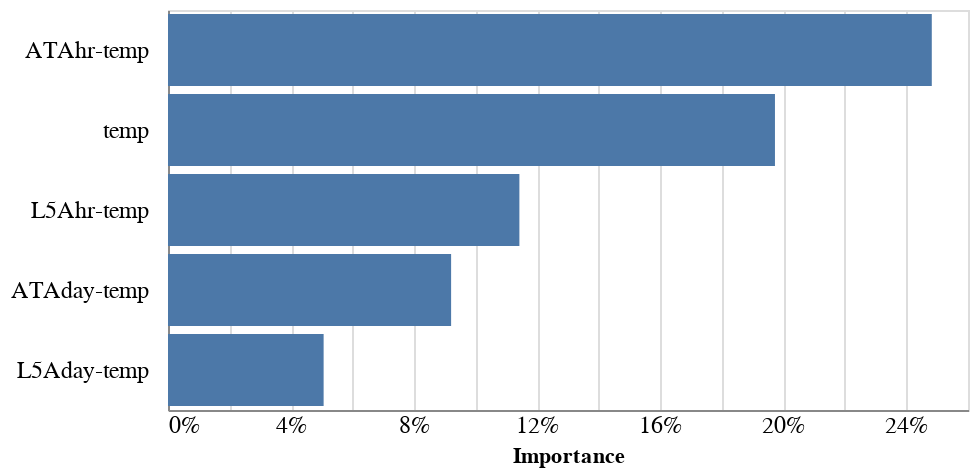

Here is the notebook cell this chart was saved with:
### Code cell
alt.Chart(feature_importance_df[:5]).mark_bar().encode(
    x=alt.X('Importance:Q', axis=alt.Axis(format="%", tickSize=0, labelFontSize=12)),
    y=alt.Y(
        'Feature:N', sort=list(feature_importance_df[:5].Feature), title="",
        axis=alt.Axis(tickSize=0, labelFontSize=12, labelPadding=10)),
).properties(
    height=200
)

### Figure 1 — Vega-Lite specification as saved in the notebook (floating-point values rounded to 4 significant figures)
{"config": {"view": {"continuousWidth": 400, "continuousHeight": 300}}, "data": {"name": "data-7281afc8db31adb829a616d0f961cee1"}, "mark": "bar", "encoding": {"x": {"axis": {"format": "%", "labelFontSize": 12, "tickSize": 0}, "field": "Importance", "type": "quantitative"}, "y": {"axis": {"labelFontSize": 12, "labelPadding": 10, "tickSize": 0}, "field": "Feature", "sort": ["ATAhr-temp", "temp", "L5Ahr-temp", "ATAday-temp", "L5Aday-temp"], "title": "", "type": "nominal"}}, "height": 200, "$schema": "https://vega.github.io/schema/vega-lite/v4.17.0.json", "datasets": {"data-7281afc8db31adb829a616d0f961cee1": [{"Feature": "ATAhr-temp", "Importance": 0.2482}, {"Feature": "temp", "Importance": 0.1973}, {"Feature": "L5Ahr-temp", "Importance": 0.1142}, {"Feature": "ATAday-temp", "Importance": 0.09201}, {"Feature": "L5Aday-temp", "Importance": 0.05058}]}}
